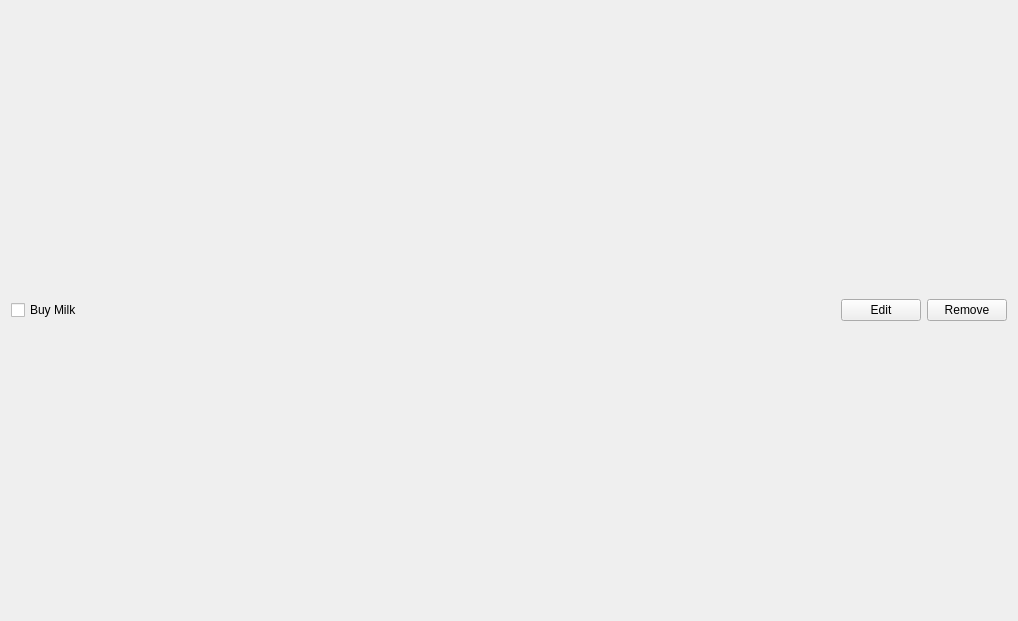
<?xml version="1.0" encoding="UTF-8"?>
<ui version="4.0">
 <class>Task</class>
 <widget class="QWidget" name="Task">
  <property name="geometry">
   <rect>
    <x>0</x>
    <y>0</y>
    <width>1018</width>
    <height>621</height>
   </rect>
  </property>
  <property name="windowTitle">
   <string>Form</string>
  </property>
  <layout class="QHBoxLayout" name="horizontalLayout">
   <item>
    <widget class="QCheckBox" name="checkbox">
     <property name="text">
      <string>Buy Milk</string>
     </property>
    </widget>
   </item>
   <item>
    <spacer name="horizontalSpacer">
     <property name="orientation">
      <enum>Qt::Horizontal</enum>
     </property>
     <property name="sizeHint" stdset="0">
      <size>
       <width>40</width>
       <height>20</height>
      </size>
     </property>
    </spacer>
   </item>
   <item>
    <widget class="QPushButton" name="editButton">
     <property name="text">
      <string>Edit</string>
     </property>
    </widget>
   </item>
   <item>
    <widget class="QPushButton" name="removeButton">
     <property name="text">
      <string>Remove</string>
     </property>
    </widget>
   </item>
  </layout>
 </widget>
 <resources/>
 <connections/>
</ui>
